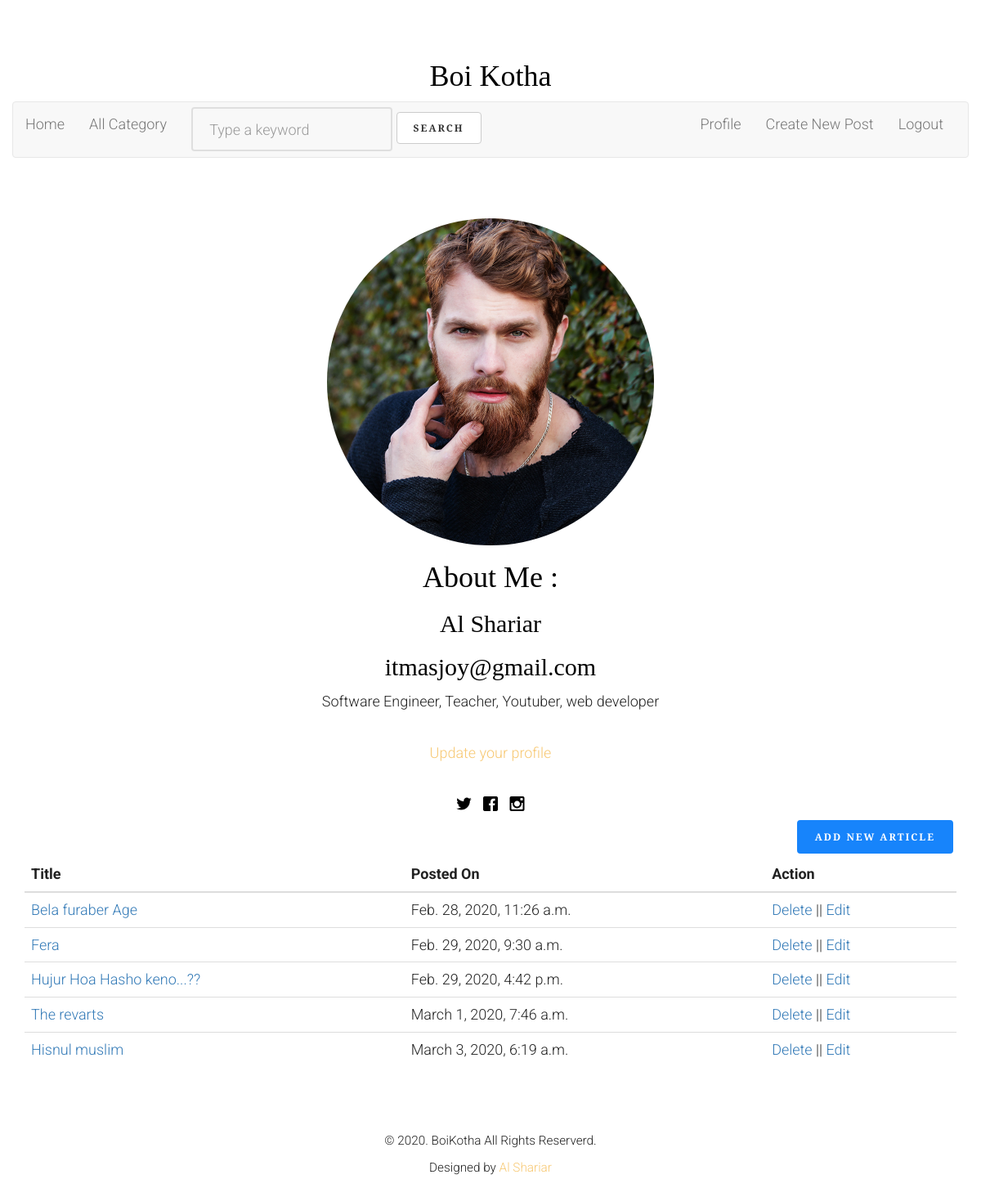
/profile/ (signed in), run on the app's committed database.
### blog/models.py (models this page shows, shortened)
class Author(models.Model):
    name = models.ForeignKey(User, on_delete=models.CASCADE)
    profile_picture = models.FileField()
    details = models.TextField()

class Article(models.Model):
    article_author = models.ForeignKey(Author, on_delete=models.CASCADE)
    title = models.CharField(max_length=200)
    body = RichTextUploadingField()
    image = models.FileField()
    category = models.ForeignKey(Category, on_delete=models.CASCADE)
    posted_on = models.DateTimeField(auto_now=False, auto_now_add=True)
    updated_on = models.DateTimeField(auto_now=True, auto_now_add=False)

### blog/views.py (the view, shortened to what this page needs)
# urls.py: path('profile/', views.getprofile, name="profile"),
def getprofile(request):
    if request.user.is_authenticated:
        user = get_object_or_404(User, id=request.user.id)
        author_profile = Author.objects.filter(name=user.id)
        if author_profile:
            author_user = get_object_or_404(Author, name=request.user.id)
            posts = Article.objects.filter(article_author=author_user.id)
            return render(request, 'blog/logged_in_profile.html', context={'posts':posts,'user':author_user})
    else:
        return redirect('login')

### blog/templates/blog/logged_in_profile.html (shortened to what this page needs)
{% extends 'blog/base.html' %}
{% load static %}
{% block profile %}
	<div class="fh5co-bio">
		<figure>
			<img src="{{ user.profile_picture.url }}" alt="image is not found" class="img-circle" style="width: 400px;">
		</figure>
		<h1 class="heading">About Me :</h1>
		<h2>{{ user.name.get_full_name }}</h2>
		<h2>{{ user.name.email }}</h2>
    <p>{{ user.details }}</p>
    <span><a href="{% url 'update-profile' id=user.id%}">Update your profile</a></span>
		<ul class="fh5co-social">
			<li><a href="#"><i class="icon-twitter"></i></a></li>
			<li><a href="#"><i class="icon-facebook"></i></a></li>
			<li><a href="#"><i class="icon-instagram"></i></a></li>
		</ul>
	</div>
{% endblock profile %}
  {% block content %}
  <div class="container">
        <a href="{% url 'create' %}" class="btn btn-info pull pull-right">Add new article</a>
    <table class="table">
        <thead>
          <tr>
            <th scope="col">Title</th>
            <th scope="col">Posted On</th>
            <th scope="col">Action</th>
          </tr>
        </thead>
        <tbody>
        {% for post in posts %}
          <tr>
            <td><a class="text-primary" href="{% url 'single_post' id=post.id %}">{{ post.title }}</a></td>
            <td>{{ post.posted_on }}</td>
            <td><a class="text-primary" href="{% url 'delete' id=post.id %}">Delete</a> || <a class="text-primary" href="{% url 'update' id=post.id %}">Edit</a></td>
          </tr>
        {% endfor %}
        </tbody>
      </table>
    </div>
	{% endblock content %}

### blog/static/blog/css/icomoon.css (style rules this page uses)
[class^="icon-"], [class*=" icon-"] { font-family: 'icomoon' !important; speak: none; font-style: normal; font-weight: normal; font-variant: normal; text-transform: none; line-height: 1; -webkit-font-smoothing: antialiased; -moz-osx-font-smoothing: grayscale; }
.icon-facebook:before { content: "\ea67"; }
.icon-instagram:before { content: "\ea6f"; }
.icon-twitter:before { content: "\ea7c"; }

### blog/static/blog/css/style.css (style rules this page uses)
html { background: #fff; }
body { font-family: "Roboto", arial, sans-serif; font-size: 18px; font-weight: 300; line-height: 1.8; color: #222; background: #fff; }
a { color: #f7c873; -webkit-transition: 0.5s; -o-transition: 0.5s; transition: 0.5s; }
h1, h2, h3, h4, h5, h6 { font-family: "Playfair Display", times, serif; color: #000; }
p { margin-bottom: 30px; }
.btn { margin-right: 4px; margin-bottom: 4px; font-family: "Playfair Display", times, serif; font-size: 12px; letter-spacing: 2px; text-transform: uppercase; font-weight: 700; -webkit-border-radius: 4px; -moz-border-radius: 4px; -ms-border-radius: 4px; border-radius: 4px; -webkit-transition: 0.5s; -o-transition: 0.5s; transition: 0.5s; }
.btn-info { background: #1784fb; color: #fff; border: 2px solid #1784fb; }
.fh5co-social { padding: 0; margin: 30px 0 0 0; position: relative; }
.fh5co-social li { padding: 0; margin: 0; list-style: none; display: inline; }
.fh5co-social li a { font-size: 20px; padding: 4px; color: #000; }

### data on the page
Author: profile_picture (picture), name.get_full_name "Al Shariar", name.email "itmasjoy@gmail.com", details "Software Engineer, Teacher, Youtuber, web developer"
Article: title "Bela furaber Age", posted_on "Feb. 28, 2020, 11:26 a.m."
Article: title "Fera", posted_on "Feb. 29, 2020, 9:30 a.m."
Article: title "Hujur Hoa Hasho keno...??", posted_on "Feb. 29, 2020, 4:42 p.m."
Article: title "The revarts", posted_on "March 1, 2020, 7:46 a.m."
Article: title "Hisnul muslim", posted_on "March 3, 2020, 6:19 a.m."
